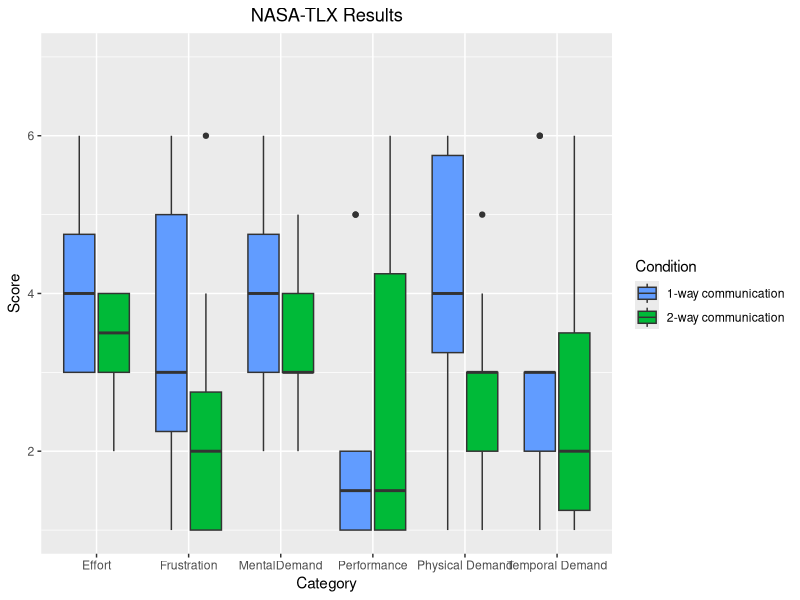
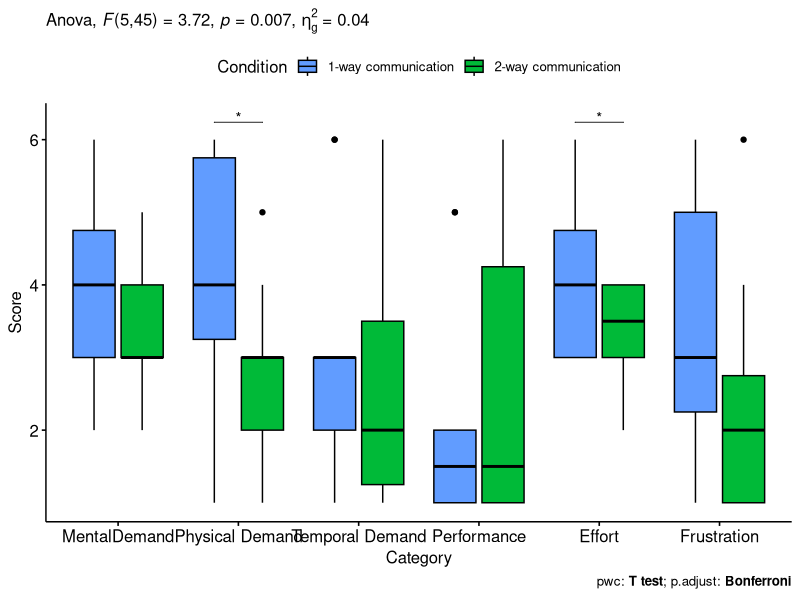
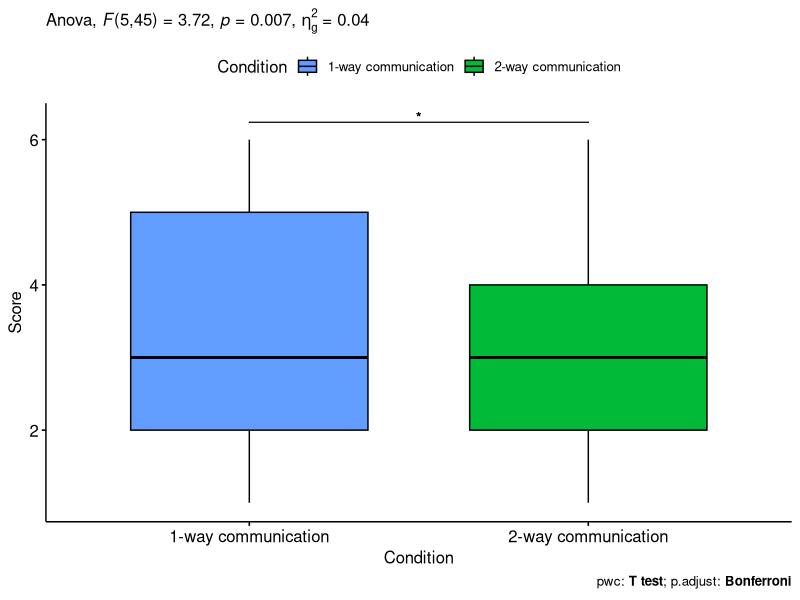
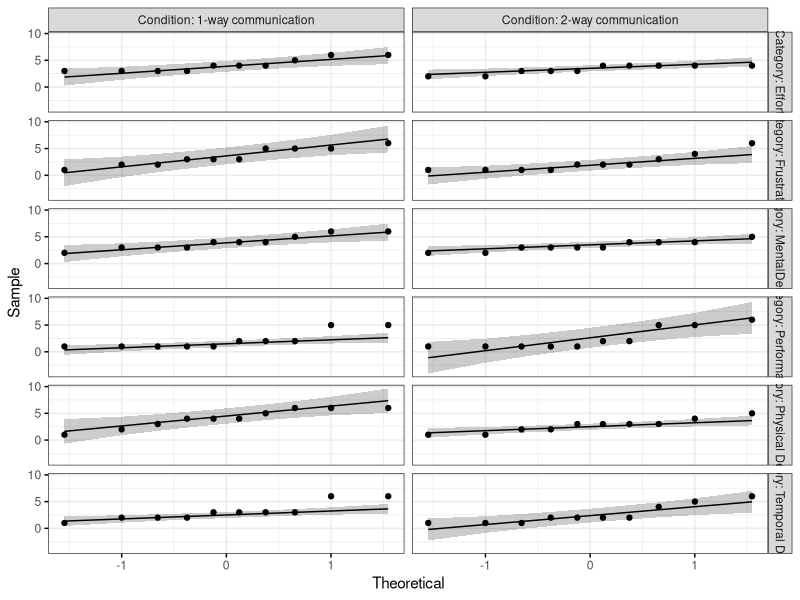
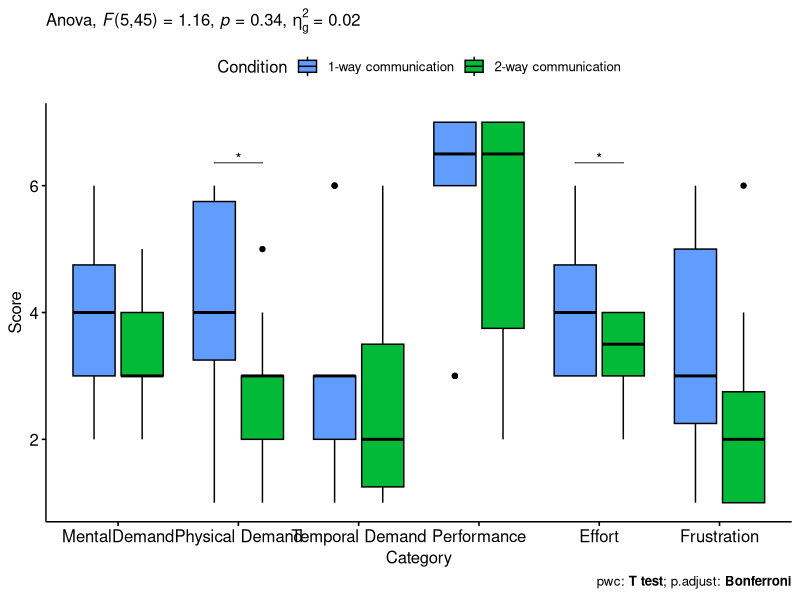
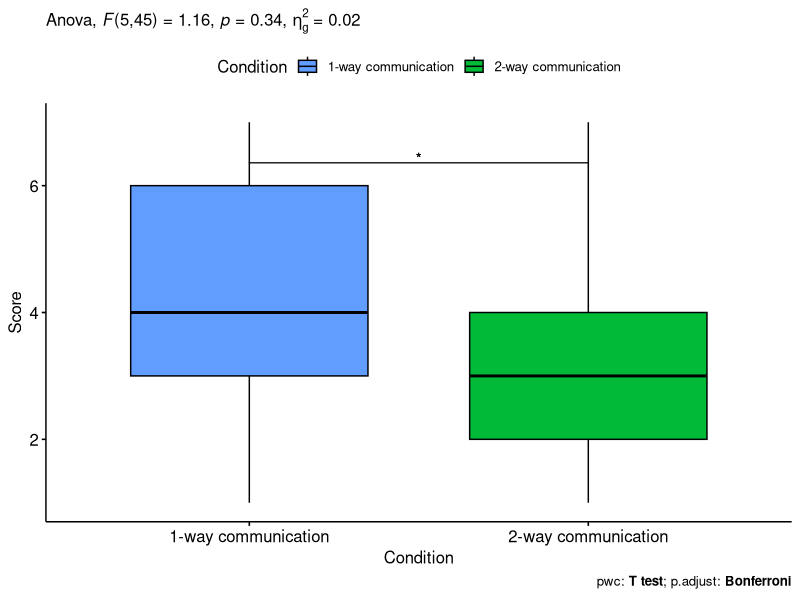

Source code (R) for these figures, in order:
ColorsByCondition <- c("#f8766d", "#619cff", "#00ba38")

################################################################################
# boxplot for averages results with the simplified NASATLX csv
NASATLX<-read.csv(file="B Study_NASA-TLX.csv") 
NASAOrg <- data.frame(
  Participants=c(NASATLX[, c(1)] ),
  Condition=c(NASATLX[, c(2)] ),
  Category=c(NASATLX[, c(3)]),
  Score=c(NASATLX[, c(4)])
)
################################################################################
library(ggplot2)
summary_stats_NASA <- with(NASAOrg, tapply(Score, list(Condition, Category), summary))
# grouped boxplot
ggplot(NASAOrg, aes(x=Category, y=Score, fill=Condition)) + 
  geom_boxplot() +
  expand_limits(y=c(1, 7)) +
  scale_fill_manual(values=c("#619cff", "#00ba38")) +
  labs(title = "NASA-TLX Results") +
  theme(plot.title = element_text(hjust=0.5)) 
################################################################################
# Stats Analysis
library(tidyverse)
library(ggpubr)
library(rstatix)

# Summary Stats
NASAOrg %>%
  group_by(Condition, Category) %>%
  get_summary_stats(Score, type = "mean_sd")
# actual anova
res.aov <- anova_test(
  data = NASAOrg, dv = Score, wid = Participants,
  within = c(Condition, Category)
)
get_anova_table(res.aov)
# Pairwise comparisons between Conditions
pwc <- NASAOrg %>%
  group_by(Category) %>%
  pairwise_t_test(
    Score ~ Condition, paired = TRUE,
    p.adjust.method = "bonferroni"
  )
pwc
# Boxplot of summary stats
pwc <- pwc %>% add_xy_position(x = "Category")
bxp <- ggboxplot(
  NASAOrg, x = "Category", y = "Score",
  fill = "Condition", palette = c("#619cff", "#00ba38") 
)
bxp + 
  stat_pvalue_manual(pwc, tip.length = 0, hide.ns = TRUE) +
  labs(
    subtitle = get_test_label(res.aov, detailed = TRUE),
    caption = get_pwc_label(pwc)
  )

# Boxplot of summary stats for Condition
pwc <- pwc %>% add_xy_position(x = "Condition")
bxp <- ggboxplot(
  NASAOrg, x = "Condition", y = "Score",
  fill = "Condition", palette = c("#619cff", "#00ba38") 
)
bxp + 
  stat_pvalue_manual(pwc, tip.length = 0, hide.ns = TRUE) +
  labs(
    subtitle = get_test_label(res.aov, detailed = TRUE),
    caption = get_pwc_label(pwc) 
  )
#################################################################################################
# Outliers
NASAOrg %>%
  group_by(Condition, Category) %>%
  identify_outliers(Score)
#Normality Assumption
NASAOrg %>%
  group_by(Condition, Category) %>%
  shapiro_test(Score)
#qqplots
ggqqplot(NASAOrg, "Score", ggtheme = theme_bw()) +
  facet_grid(Category ~ Condition, labeller = "label_both")
# Effect of Condition at each level of Category
one.way2 <- NASAOrg %>%
  group_by(Category) %>%
  anova_test(dv = Score, wid = Participants, within = Condition) %>%
  get_anova_table() %>%
  adjust_pvalue(method = "bonferroni")
one.way2
# Pairwise comparisons between Condition 
pwc2 <- NASAOrg %>%
  group_by(Category) %>%
  pairwise_t_test(
    Score ~ Condition, paired = TRUE,
    p.adjust.method = "bonferroni"
  )
pwc2
# comparisons for treatment variable
NASAOrg %>%
  pairwise_t_test(
    Score ~ Condition, paired = TRUE, 
    p.adjust.method = "bonferroni"
  )
# comparisons for time variable
NASAOrg %>%
  pairwise_t_test(
    Score ~ Category, paired = TRUE, 
    p.adjust.method = "bonferroni"
  )
################################################################################################
# now we need to flip performance and then ask of there is significance between the conditions
NASAOrg_flippedPref <- NASAOrg
NASAOrg_flippedPref$Score[NASAOrg_flippedPref$Category == "Performance"] <- 8 - NASAOrg_flippedPref$Score[NASAOrg_flippedPref$Category == "Performance"]

library(tidyverse)
library(ggpubr)
library(rstatix)

# Summary Stats
NASAOrg_flippedPref %>%
  group_by(Condition, Category) %>%
  get_summary_stats(Score, type = "mean_sd")
# actual anova
res.aov <- anova_test(
  data = NASAOrg_flippedPref, dv = Score, wid = Participants,
  within = c(Condition, Category)
)
get_anova_table(res.aov)
# Pairwise comparisons between Conditions
pwc <- NASAOrg_flippedPref %>%
  group_by(Category) %>%
  pairwise_t_test(
    Score ~ Condition, paired = TRUE,
    p.adjust.method = "bonferroni"
  )
pwc
# Boxplot of summary stats
pwc <- pwc %>% add_xy_position(x = "Category")
bxp <- ggboxplot(
  NASAOrg_flippedPref, x = "Category", y = "Score",
  fill = "Condition", palette = c("#619cff", "#00ba38") 
)
bxp + 
  stat_pvalue_manual(pwc, tip.length = 0, hide.ns = TRUE) +
  labs(
    subtitle = get_test_label(res.aov, detailed = TRUE),
    caption = get_pwc_label(pwc)
  )

# Boxplot of summary stats for Condition
pwc <- pwc %>% add_xy_position(x = "Condition")
bxp <- ggboxplot(
  NASAOrg_flippedPref, x = "Condition", y = "Score",
  fill = "Condition", palette = c("#619cff", "#00ba38") 
)
bxp + 
  stat_pvalue_manual(pwc, tip.length = 0, hide.ns = TRUE) +
  labs(
    subtitle = get_test_label(res.aov, detailed = TRUE),
    caption = get_pwc_label(pwc) 
  )





